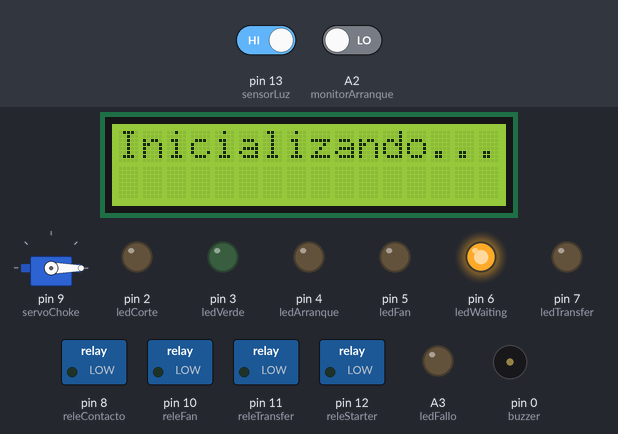
Bench run of a sketch on a simulated Arduino Uno, built with avr-gcc and run on an emulated ATmega328P. Parts: 16×2 character LCD, servo, switched loads named in the sketch (green lamp = pin HIGH), output pins drawn as LEDs (lit = HIGH), buzzer (waves = sounding, pin HIGH). Inputs (shaded band) come from the test bench; at power-on: pin 13 (sensorLuz) HIGH, A2 (monitorArranque) LOW.

Above: at 1.6 s.
3.9 s: pin 13 (sensorLuz) driven LOW
At 4.0 s:
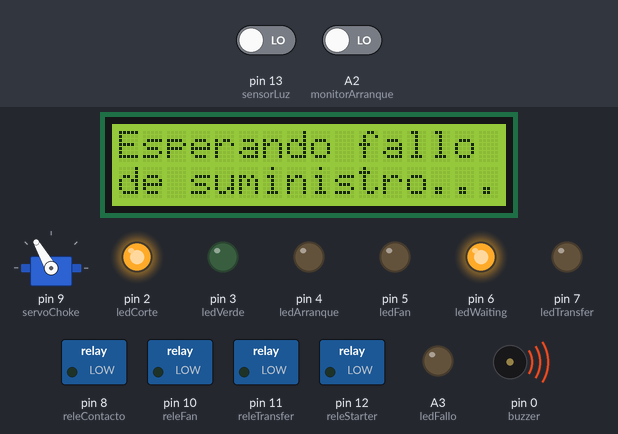
At 5.5 s:
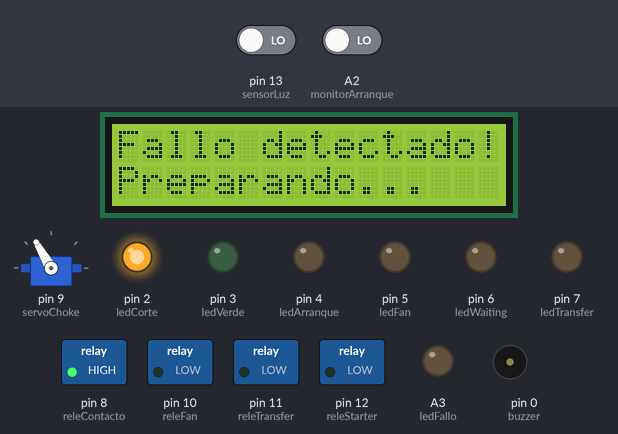
6.0 s: A2 (monitorArranque) driven HIGH
At 10.7 s:
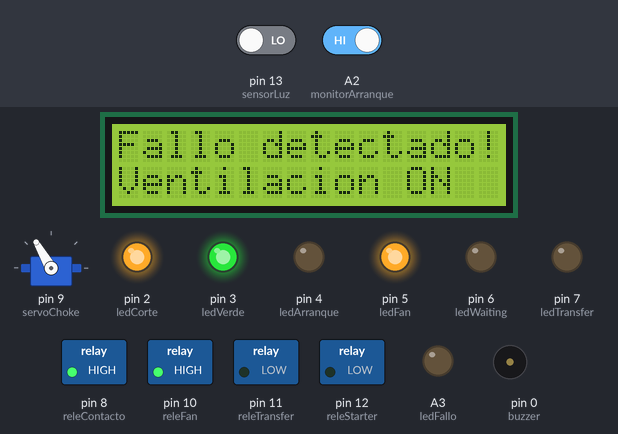
Timing chart, 0 to 15.9 s (numbered marks = the images above; inputs shaded):
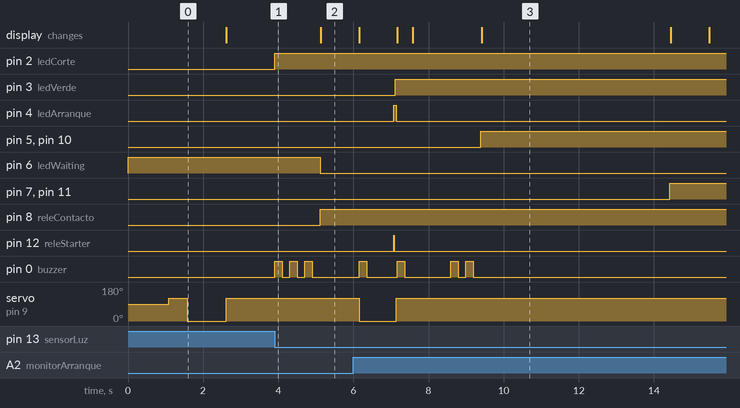

The sketch:

gen_v0.1.ino
```cpp
// Versión sin función completa de arranque, para pruebas únicamente. Esquema de circuito en el archivo gen.png
// Versión con función de arranque completa en el archivo gen_v2.ino

#include <Wire.h>
#include <Servo.h>
#include <LiquidCrystal_I2C.h>

// Configuración del display I2C
LiquidCrystal_I2C lcd(0x20, 16, 2);

// Definición de pines
const int ledCorte = 2, ledVerde = 3, ledArranque = 4, ledFan = 5, ledWaiting = 6, ledTransfer = 7;
const int releContacto = 8, releFan = 10, releTransfer = 11;
const int releStarter = 12, monitorArranque = A2, ledFallo = A3;
const int sensorLuz = 13;
const int buzzer = 0;

Servo servoChoke;  // Crear objeto Servo para controlar el choke

// Variables de estado
bool generadorEnMarcha = false;
bool luzPrevia = true; // Asumimos que inicialmente hay luz
int intentosArranque = 0;
int arranqueRestart = 0;

unsigned long tiempoInicioGenerador = 0; // Almacenar el tiempo de inicio del generador

void setup() {
  pinMode(ledCorte, OUTPUT);
  pinMode(ledVerde, OUTPUT);
  pinMode(ledArranque, OUTPUT);
  pinMode(ledFan, OUTPUT);
  pinMode(ledWaiting, OUTPUT);
  pinMode(ledTransfer, OUTPUT);
  pinMode(ledFallo, OUTPUT);

  pinMode(releContacto, OUTPUT);
  pinMode(releFan, OUTPUT);
  pinMode(releTransfer, OUTPUT);
  pinMode(releStarter, OUTPUT);
  pinMode(monitorArranque, INPUT);
  pinMode(sensorLuz, INPUT);
  pinMode(buzzer, OUTPUT);

  digitalWrite(ledWaiting, HIGH); // LED WAITING encendido inicialmente

  // Iniciar LCD
  lcd.init();
  lcd.backlight();

  lcd.setCursor(0, 0);
  lcd.print("Inicializando...");
  servoChoke.attach(9);  // Adjuntar el servo al pin 9
  delay(1000); // Pequeña pausa para permitir que el servo se inicialice
  servoChoke.write(120); // Probar con el choke abierto (ajustar)////////////////
  delay(500);
  servoChoke.write(0);   // Empezar con el choke cerrado (ajustar)//////////////
  delay(1000);
  servoChoke.write(120); // Dejar abierto (ajustar)////////////////

  // Mostrar mensaje de espera
  lcd.clear();
  lcd.setCursor(0, 0);
  lcd.print("Esperando fallo");
  lcd.setCursor(0, 1);
  lcd.print("de suministro...");
}

void loop() { ///////////////REVISAR
  bool luzActual = digitalRead(sensorLuz);
  static unsigned long luzVueltaTiempo = 0; // Almacenar cuándo la luz regresó por primera vez
  bool luzEstable = false;

  // Detectar corte de luz
  if (!luzActual && luzPrevia) {
    if(arranqueRestart < 1) {
    alertaCorteLuz();
    iniciarGenerador();
    arranqueRestart++;
    }
    luzVueltaTiempo = 0; // Reiniciar el contador porque la luz se fue
  }

  // Detectar el retorno de la luz
  if (luzActual && !luzPrevia) {
    // Marcar el tiempo inicial cuando la luz regresa
    luzVueltaTiempo = millis();
  }

  // Verificar si la luz ha vuelto y se ha mantenido por al menos 5 segundos
  if (luzActual && luzVueltaTiempo != 0 && (millis() - luzVueltaTiempo > 5000)) {
    luzEstable = true;
  }

  // Restablecimiento de la luz si ha estado estable durante al menos 5 segundos
  if (luzEstable && luzPrevia) {
    restablecerSistema();
    luzVueltaTiempo = 0; // Reiniciar el tiempo de restablecimiento de luz
  }

  luzPrevia = luzActual; // Actualizar el estado de la luz para la próxima iteración
}


void alertaCorteLuz() {
  digitalWrite(ledCorte, HIGH);
  beep(buzzer, 3, 200); // 3 pitidos cortos
  lcd.clear();
  lcd.print("Fallo detectado!");
}

void iniciarGenerador() {
  if (!generadorEnMarcha) {
    tiempoInicioGenerador = millis(); // Guardar el tiempo de inicio del generador
    digitalWrite(ledWaiting, LOW); // Apagar LED WAITING
    digitalWrite(releContacto, HIGH); // Activar contacto
    lcd.setCursor(0, 1);
    lcd.print("Preparando...");
    delay(1000); // Esperar 1 segundo antes de intentar arrancar
    cerrarAire(); // Cerrar el aire
    beep(buzzer, 1, 200); // 1 pitido corto para Aire
    lcd.setCursor(0, 1);
    lcd.print("Aire cerrado");
    delay(500);
    intentarArrancar();
  }
}

void intentarArrancar() {
  intentosArranque = 0;
  bool arranqueExitoso = false;

  while (intentosArranque < 3 && !arranqueExitoso) {
    digitalWrite(releStarter, HIGH); // Activa el motor de arranque
    digitalWrite(ledArranque, HIGH);
    lcd.setCursor(0, 1);
    lcd.print("Arrancando motor...");

    unsigned long startTime = millis(); // Tiempo inicial
    while (millis() - startTime < 5000) { // Período de 5 segundos para intentar arrancar
      if (digitalRead(monitorArranque)) {
        arranqueExitoso = true;
        break; // Sale del ciclo si el motor arranca
      }
      delay(100); // Pequeña pausa para no saturar la lectura del pin
    }

    digitalWrite(releStarter, LOW); // Desactiva el motor de arranque
    digitalWrite(ledArranque, LOW);

    if (!arranqueExitoso) {
      intentosArranque++;
      lcd.setCursor(0, 1);
      lcd.print("                ");
      lcd.setCursor(0, 1);
      lcd.print("Fallo arranque ");
      lcd.setCursor(15,1);
      lcd.print(intentosArranque);
      delay(5000); // Espera antes del próximo intento
    }
  }

  if (arranqueExitoso) {
    operacionNormal();
  } else {
    estadoError(); // Va al estado de error si no arranca después de 3 intentos
  }
}


void operacionNormal() {
  digitalWrite(ledArranque, HIGH);
  lcd.setCursor(0, 1);
  lcd.print("                ");
  lcd.setCursor(0, 1);
  lcd.print("Motor arrancado");
  digitalWrite(ledVerde, HIGH);
  abrirAire(); // Abrir el aire después de arrancar
  digitalWrite(ledArranque, LOW);
  lcd.setCursor(0, 1);
  lcd.print("                ");
  beep(buzzer, 1, 200); // 1 pitido corto para avisar
  lcd.setCursor(0, 1);
  lcd.print("Esperando aire...");
  delay(750); // Pequeña pausa antes de abrir el aire para evitar que se apague
  lcd.print("Aire abierto");
  delay(250);

  beep(buzzer, 2, 200); // Confirmación de arranque
  digitalWrite(releFan, HIGH);
  digitalWrite(ledFan, HIGH);
  lcd.setCursor(0, 1);
  lcd.print("                ");
  lcd.setCursor(0, 1);
  lcd.print("Ventilacion ON");
  delay(5000);

  digitalWrite(releTransfer, HIGH);
  digitalWrite(ledTransfer, HIGH);
  lcd.setCursor(0, 1);
  lcd.print("                ");
  lcd.setCursor(0, 1);
  lcd.print("Transfer OK");
  delay(1000);
  lcd.clear();
  lcd.setCursor(0, 0);
  lcd.print("Sin suministro!");
  lcd.setCursor(0, 1);
  lcd.print("Generador ON");
  generadorEnMarcha = true;
}

void estadoError() {
  lcd.clear();
  lcd.setCursor(0, 0);
  lcd.print("ERROR! Revisar!");
  lcd.setCursor(0, 1);
  lcd.print("Motor no arranca");
  abrirAire(); // Abrir el aire en caso de error
  digitalWrite(releContacto, LOW);

  while (true) {
    // Mantiene el sistema en un estado de error
    digitalWrite(ledFallo, HIGH);
    beep(buzzer, 1, 1000); // Emite un pitido largo continuamente
    digitalWrite(ledFallo, LOW);
    delay(2000); // Espera entre pitidos
  }
}

void restablecerSistema() {
  if (generadorEnMarcha) {
    beep(buzzer, 5, 200); // 5 pitidos cortos
    digitalWrite(ledCorte, LOW); // Apagar LED de alerta de corte
    lcd.clear();
    lcd.setCursor(0, 0);
    lcd.print("Suministro elec.");
    lcd.setCursor(0, 1);
    lcd.print("restablecido!");
    delay(2000); // Esperar 2 segundos
    lcd.setCursor(0, 0);
    lcd.print("Hay suministro! ");
    lcd.setCursor(0, 1);
    lcd.print("Esperando 10s...");
    delay(10000); // Esperar 10 segundos antes de apagar el generador
    digitalWrite(releTransfer, LOW);
    digitalWrite(ledTransfer, LOW);
    lcd.setCursor(0, 1);
    lcd.print("                ");
    lcd.setCursor(0, 1);
    lcd.print("Transfer OFF");

    delay(5000); // Otros 5 segundos de espera
    digitalWrite(releFan, LOW);
    digitalWrite(ledFan, LOW);
    lcd.setCursor(0, 1);
    lcd.print("                ");
    lcd.setCursor(0, 1);
    lcd.print("Ventilacion OFF");

    delay(500); // Pequeña pausa antes de apagar el motor
    digitalWrite(releContacto, LOW); // Apagar contacto
    lcd.setCursor(0, 1);
    lcd.print("                ");
    lcd.setCursor(0, 1);
    lcd.print("Contacto OFF");
    delay(250);

    // Espera activa hasta que el motor se haya apagado
    while (digitalRead(monitorArranque)) { // Mientras esté encendido, esperar
      lcd.setCursor(0, 1);
      lcd.print("Esperando motor");
      delay(100); // Pequeña pausa para no saturar el bucle
    }

    digitalWrite(ledWaiting, HIGH); // Encender LED WAITING
    digitalWrite(ledVerde, LOW); // Apagar LED motor arrancado
    lcd.clear();
    lcd.setCursor(0, 1);
    lcd.print("Motor apagado");
    beep(buzzer, 3, 1000); // 3 pitidos largos
     // Función para mostrar el tiempo de funcionamiento del generador al apagarse
    unsigned long tiempoFuncionamiento = (millis() - tiempoInicioGenerador) / 1000; // Tiempo en segundos
    lcd.setCursor(0, 0);
    lcd.print("Tiempo: ");
    if (tiempoFuncionamiento < 60) {
      // Mostrar solo segundos si el tiempo es menos de 60 segundos
      lcd.print(tiempoFuncionamiento);
      lcd.print("s");
    } else {
      // Calcular minutos y segundos si el tiempo es 60 segundos o más
      unsigned long minutos = tiempoFuncionamiento / 60; // Dividir por 60 para obtener los minutos
      unsigned long segundos = tiempoFuncionamiento % 60; // Usar módulo para obtener los segundos restantes
      lcd.print(minutos);
      lcd.print("m ");
      lcd.print(segundos);
      lcd.print("s");
    }
    delay(10000); // Esperar 10 segundos para poder leer la pantalla

    generadorEnMarcha = false;
    lcd.clear();
    lcd.setCursor(0, 0);
    lcd.print("Esperando fallo");
    lcd.setCursor(0, 1);
    lcd.print("de suministro...");

    arranqueRestart = 0; // Reiniciar el contador de arranques para la próxima vez
  }
}

void beep(int pin, int count, int duration) {
  for (int i = 0; i < count; i++) {
    digitalWrite(pin, HIGH);
    delay(duration);
    digitalWrite(pin, LOW);
    delay(200);
  }
}

// Funciones para controlar el aire
void cerrarAire() {
  servoChoke.write(0); // Ajustar ángulo para cerrado ////////////////////
  lcd.setCursor(0, 1);
  lcd.print("                ");
  lcd.setCursor(0, 1);
  lcd.print("Aire cerrado");
}

void abrirAire() {
  servoChoke.write(120); // Ajustar ángulo para abierto ////////////////////
  lcd.setCursor(0, 1);
  lcd.print("                ");
  lcd.setCursor(0, 1);
  lcd.print("Aire abierto");
}
```

Measured:
- after the input at 3.9 s, pin 2 (ledCorte): LOW → HIGH at once; pin 6 (ledWaiting): HIGH → LOW after 1.2 s; pin 8 (releContacto): LOW → HIGH after 1.2 s; pin 0 (buzzer): alternates HIGH for 0.20 s and LOW for 0.20 s, 6 changes in all, then stays LOW, starting at once
- after the input at 6.0 s, pin 3 (ledVerde): LOW → HIGH after 1.1 s; pin 5 (ledFan), pin 10 (releFan): LOW → HIGH after 3.4 s; pin 7 (ledTransfer), pin 11 (releTransfer): LOW → HIGH after 8.4 s
